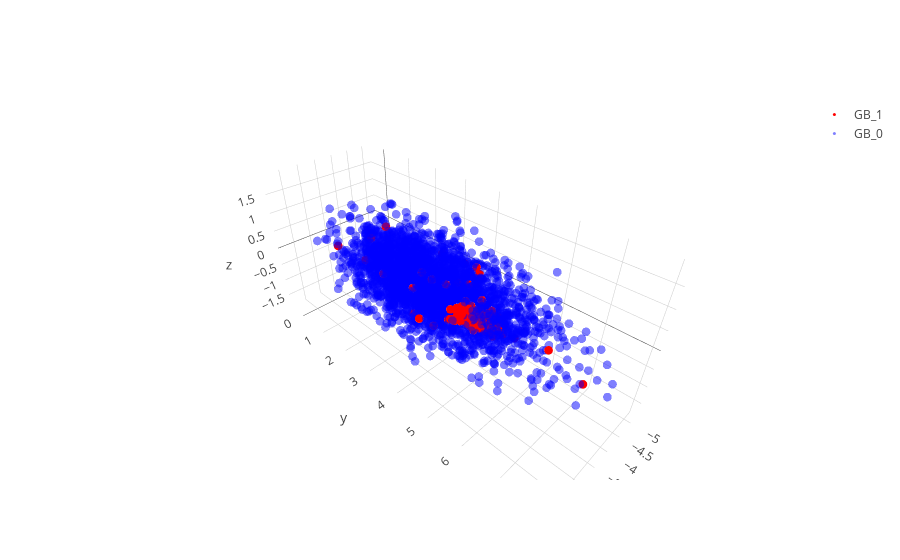

Notebook code for this chart:
### Code cell
### vis

name_df = rb_df.value.split('.')[0]
df_shape = pd.read_csv(rf"C:\Users\User\Desktop\Terry\Data\Output\oval shape data\{name_df}.csv", index_col=0,)
fig = go.Figure()
df = df_shape
df1 = df.loc[df[df.columns[-1]] == 1]
df0 = df.loc[df[df.columns[-1]] == 0]
GB_1 = go.Scatter3d(x=df1[df.columns[0]], y=df1[df.columns[1]], z=df1[df.columns[2]],mode='markers', marker=dict(size=3, color = "red", opacity=1), showlegend=True, name = "GB_1")#,legendgroup=k,)
GB_0 = go.Scatter3d(x=df0[df.columns[0]], y=df0[df.columns[1]], z=df0[df.columns[2]],mode='markers', marker=dict(size=3, color = "blue", opacity=0.5), showlegend=True, name = "GB_0")#,legendgroup=k,)
fig.add_trace(GB_1)
fig.add_trace(GB_0)
fig
# fig_path = rf"C:\Users\User\Desktop\Terry\Data\Datasets\{shp_name}, 3D plot.html"
# if os.path.exists(f"{fig_path}"): os.remove(f"{fig_path}")
# with open(fig_path, 'a') as f:
#     f.write(fig.to_html(full_html=True))

### Figure 1 — Plotly figure (JSON) as saved in the notebook; plotly's stock layout.template omitted (floating-point values rounded to 4 significant figures; data arrays with more than 128 entries replaced by an {"elided": "..."} marker saying what was removed)
{"data": [{"marker": {"color": "red", "opacity": 1, "size": 3}, "mode": "markers", "name": "GB_1", "showlegend": true, "type": "scatter3d", "x": {"elided": "299 float values"}, "y": {"elided": "299 float values"}, "z": {"elided": "299 float values"}}, {"marker": {"color": "blue", "opacity": 0.5, "size": 3}, "mode": "markers", "name": "GB_0", "showlegend": true, "type": "scatter3d", "x": {"elided": "3001 float values"}, "y": {"elided": "3001 float values"}, "z": {"elided": "3001 float values"}}], "layout": {}}
